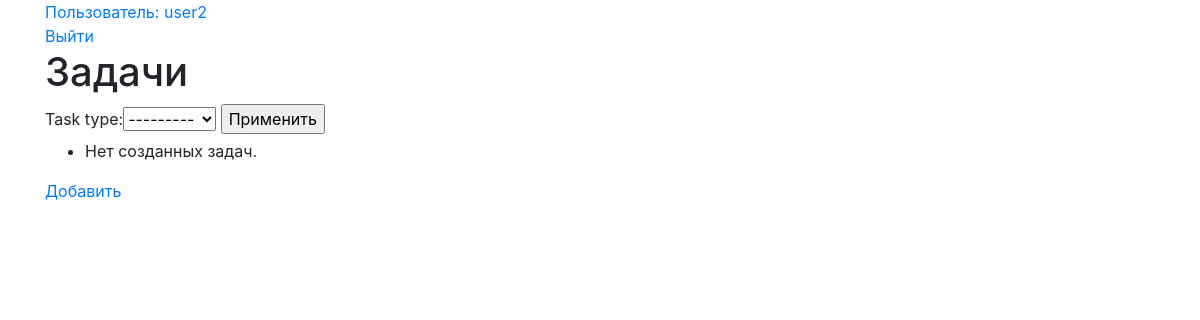
Before: /tasks/ (signed in) with the older database file.
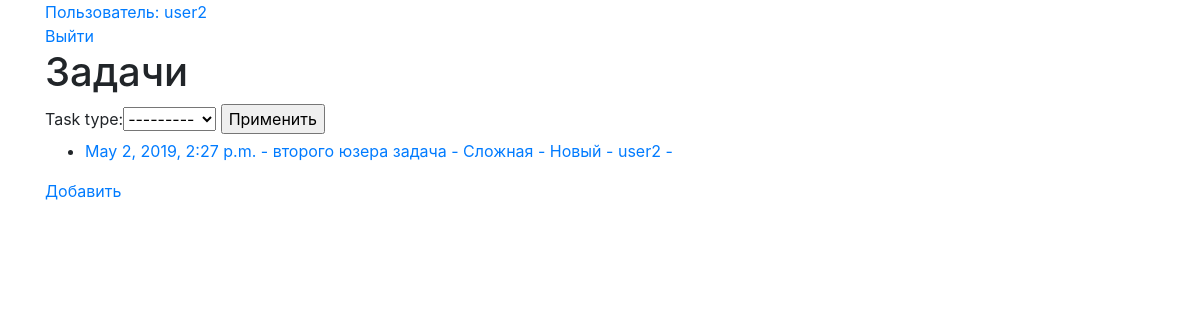
After: the same page with the newer database file.
### tasks/models.py (models this page shows, shortened)
class ModelsNameMixin:
    def get_model_name_plural(self):
        return self._meta.verbose_name_plural

class Task(models.Model, ModelsNameMixin):
    title = models.CharField(verbose_name='Наименование', max_length=150)
    date = models.DateTimeField(verbose_name='Дата', auto_now_add=True)
    description = models.TextField(verbose_name='Описание', max_length=500)
    state = models.ForeignKey(TaskState, on_delete=models.PROTECT, default=DEFAULT_STATE_ID)
    task_type = models.ForeignKey(TaskType, on_delete=models.PROTECT)
    author = models.ForeignKey(settings.AUTH_USER_MODEL, on_delete=models.CASCADE, related_name='user_task_auth', blank=True, null=True)
    performers = models.ManyToManyField(User, related_name='user_task_performers')
    objects = TaskQuerySet.as_manager()
    def get_url(self):
        return  reverse_lazy('task_list')+str(self.pk)+'/'
    class Meta:
        ordering = ['date', 'title']
        verbose_name = 'Задача'
        verbose_name_plural = 'Задачи'

class TaskType(models.Model, ModelsNameMixin):
    title = models.CharField(verbose_name='Наименование', max_length=100, unique=True)
    def __str__(self):
        return self.title
    class Meta:
        verbose_name = 'Тип задачи'
        verbose_name_plural = 'Типы задачи'

class TaskState(models.Model, ModelsNameMixin):
    title = models.CharField(verbose_name='Наименование', max_length=100, unique=True)
    def __str__(self):
        return self.title
    class Meta:
        verbose_name = 'Статус задачи'
        verbose_name_plural = 'Статусы задачи'

### tasks/views.py (the view)
# urls.py: path('', TasksView.as_view(), name='task_list'),
class TasksView(FilterMixin, LoginRequiredMixin, ListView):
    model = Task
    template_name = 'tasks_list.html'
    redirect_field_name = 'redirect_to'
    filter_form_class = TaskFilterForm
    def dispatch(self, request, *args, **kwargs):
        return super().dispatch(request, *args, **kwargs)
    def get_context_data(self, **kwargs):
        return super().get_context_data(**kwargs)
    def get_queryset(self):
        queryset = Task.objects.all().for_customer(self.request.user)
        queryset = self.add_filter(queryset, ['task_type'])
        queryset = queryset.select_related(
            'task_type', 'state', 'author'
        )
        return queryset

### tasks/forms.py
class TaskFilterForm(forms.Form):
    task_type = forms.ModelChoiceField(queryset=TaskType.objects.all(), required=False)

### tasks/models.py (called while the page is built)
    def for_customer(self, user):
        queryset = self.filter(models.Q(author=user))
        return queryset

### tasks/views.py (called while the page is built)
    def dispatch(self, request, *args, **kwargs):
        if self.filter_form_class:
            self.filter_form = self.filter_form_class(request.GET)
            self.filter_form.is_valid()
        return super().dispatch(request, *args, **kwargs)

    def get_context_data(self, **kwargs):
        context = super().get_context_data(**kwargs)
        context['filter_form'] = self.filter_form
        return context

    def add_filter(self, queryset, fields):
        for field in fields:
            if self.filter_form.cleaned_data[field]:
                queryset = eval('queryset.filter('+field+'=self.filter_form.cleaned_data[field])')
        return queryset

### tasks/templates/tasks_list.html (shortened to what this page needs)
{% extends "base.html" %}
{% block content %}
    <h1>{{ view.model.get_model_name_plural }}</h1>
    {% if filter_form %}
        <form action="">
            {{ filter_form }}
            <input type="submit" value="Применить">
        </form>
    {% endif %}
    <ul>
        {% for task in object_list %}
            <li>
                <a href="{{task.get_url}}">
                    {{ task.date }} - {{ task.title }} - {{task.task_type}} - {{task.state}} - {{task.author}} - {{task.performer}}
                </a>
            </li>
        {% empty %}
            <li>Нет созданных задач.</li>
        {% endfor %}
    </ul>
    {% if user.profile.customer %}
        <a href="{{ request.path }}add/">Добавить</a>
    {% endif %}
{% endblock %}

Changed rows visible on the page:
added Task: date "May 2, 2019, 2:27 p.m.", title "второго юзера задача", task_type "Сложная", state "Новый", author "user2"
Other visible differences:
text no longer shown: "Нет созданных задач."
